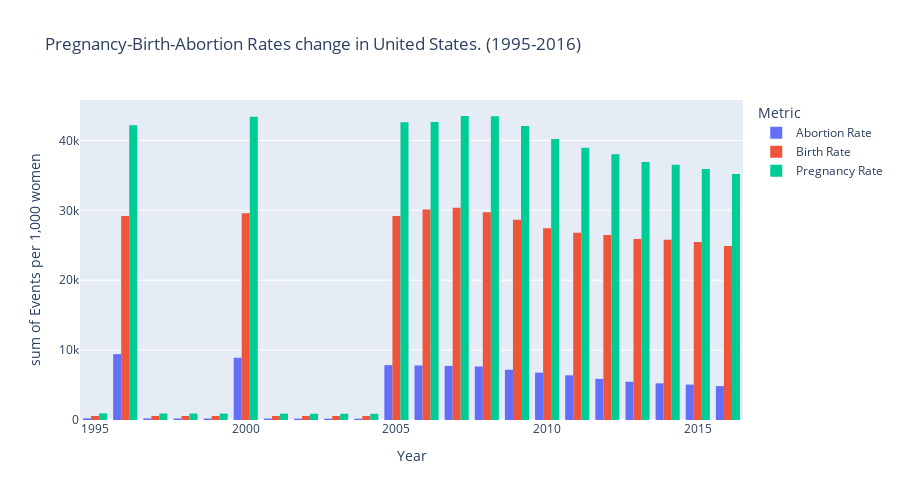

The notebook cell this image was saved under:
### Code cell
fig = px.histogram(girls, x="Year", y="Events per 1,000 women",
                         color='Metric', barmode='group',
                         title="Pregnancy-Birth-Abortion Rates change in United States. (1995-2016)",
                         height=500)
fig.show()

### Figure 1 — Plotly figure (JSON) as saved in the notebook; plotly's stock layout.template omitted (floating-point values rounded to 4 significant figures; data arrays with more than 128 entries replaced by an {"elided": "..."} marker saying what was removed)
{"data": [{"alignmentgroup": "True", "bingroup": "x", "histfunc": "sum", "hovertemplate": "Metric=Abortion Rate<br>Year=%{x}<br>sum of Events per 1,000 women=%{y}<extra></extra>", "legendgroup": "Abortion Rate", "marker": {"color": "#636efa", "pattern": {"shape": ""}}, "name": "Abortion Rate", "offsetgroup": "Abortion Rate", "orientation": "v", "showlegend": true, "type": "histogram", "x": {"elided": "6616 int values"}, "xaxis": "x", "y": {"elided": "6616 float values"}, "yaxis": "y"}, {"alignmentgroup": "True", "bingroup": "x", "histfunc": "sum", "hovertemplate": "Metric=Birth Rate<br>Year=%{x}<br>sum of Events per 1,000 women=%{y}<extra></extra>", "legendgroup": "Birth Rate", "marker": {"color": "#EF553B", "pattern": {"shape": ""}}, "name": "Birth Rate", "offsetgroup": "Birth Rate", "orientation": "v", "showlegend": true, "type": "histogram", "x": {"elided": "6624 int values"}, "xaxis": "x", "y": {"elided": "6624 float values"}, "yaxis": "y"}, {"alignmentgroup": "True", "bingroup": "x", "histfunc": "sum", "hovertemplate": "Metric=Pregnancy Rate<br>Year=%{x}<br>sum of Events per 1,000 women=%{y}<extra></extra>", "legendgroup": "Pregnancy Rate", "marker": {"color": "#00cc96", "pattern": {"shape": ""}}, "name": "Pregnancy Rate", "offsetgroup": "Pregnancy Rate", "orientation": "v", "showlegend": true, "type": "histogram", "x": {"elided": "6563 int values"}, "xaxis": "x", "y": {"elided": "6563 float values"}, "yaxis": "y"}], "layout": {"barmode": "group", "height": 500, "legend": {"title": {"text": "Metric"}, "tracegroupgap": 0}, "title": {"text": "Pregnancy-Birth-Abortion Rates change in United States. (1995-2016)"}, "xaxis": {"anchor": "y", "domain": [0, 1], "title": {"text": "Year"}}, "yaxis": {"anchor": "x", "domain": [0, 1], "title": {"text": "sum of Events per 1,000 women"}}}}
